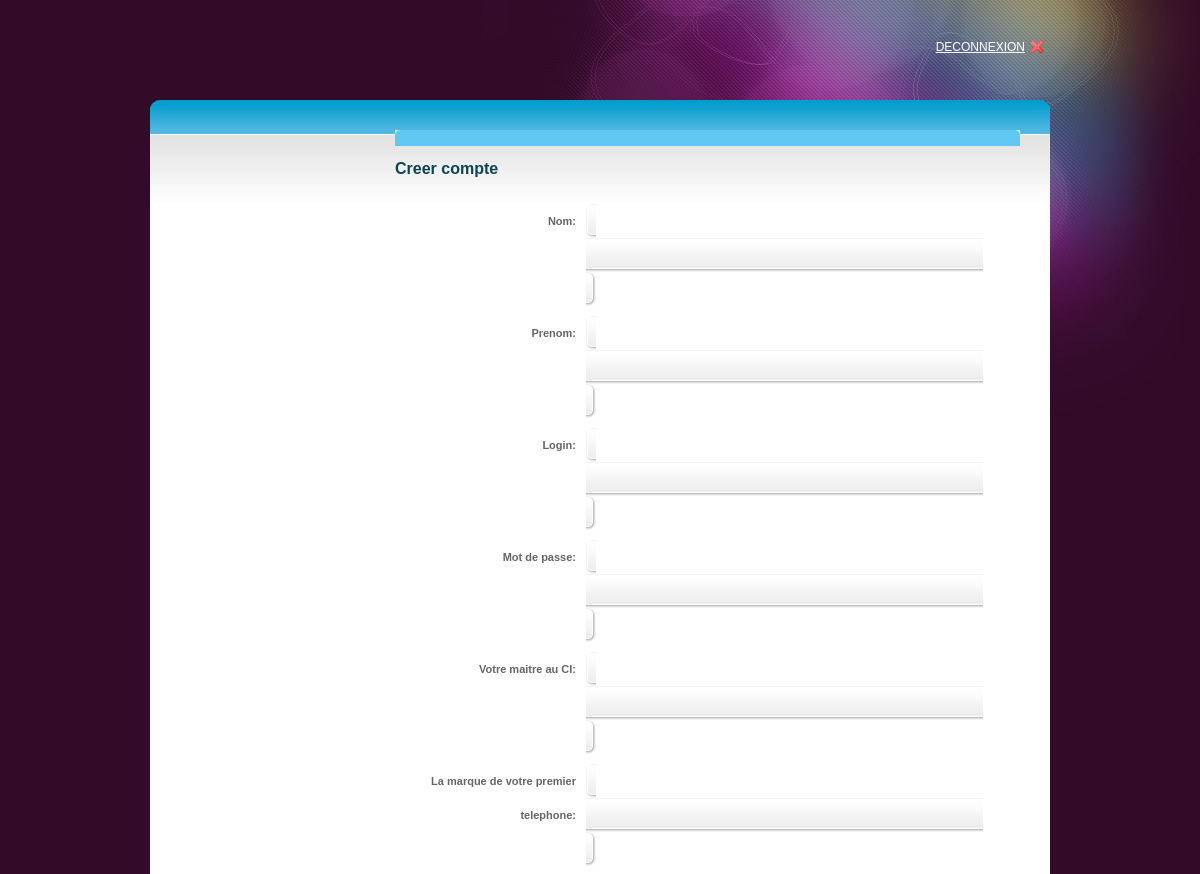
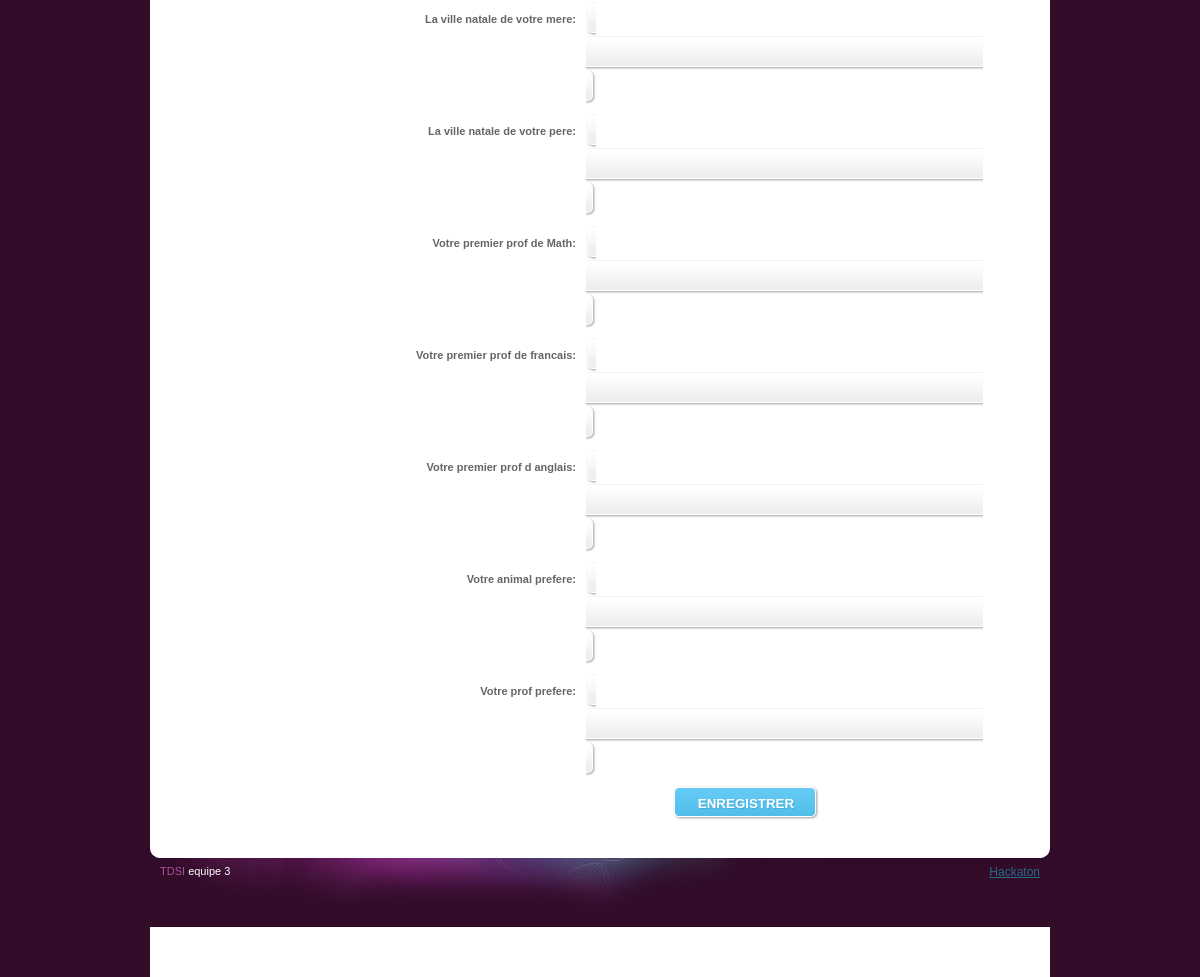
The page /defi/inscription.php on the database its author committed (2 pictures, top to bottom).
### tables this page shows
CREATE TABLE IF NOT EXISTS `question` (
  `idq` int(11) NOT NULL AUTO_INCREMENT,
  `libelle` text NOT NULL,
  PRIMARY KEY (`idq`)
);

### defi/inscription.php (the view, shortened to what this page needs)
<?php
$sql_part="select * from question";
$query_part=mysql_query($sql_part) or die(mysql_error());
?>
<!DOCTYPE html PUBLIC "-//W3C//DTD XHTML 1.0 Transitional//EN" "http://www.w3.org/TR/xhtml1/DTD/xhtml1-transitional.dtd">
<html xmlns="http://www.w3.org/1999/xhtml">
<head>
<link rel="stylesheet" type="text/css" href="style.css" />
<link rel="stylesheet" type="text/css" media="all" href="niceforms-default.css" />
</head>
<body>
<div id="main_container">
	<div class="header">
    <div class="right_header"><a href="sortie.php" class="logout">DECONNEXION</a></div>
    </div>
    <div class="main_content">
		<div class="center_content">
			<div class="left_content">
			</div>
			<div class="right_content">
			<table id="rounded-corner" summary="2007 Major IT Companies' Profit">
			<thead>
				<tr>
					<th scope="col" class="rounded-company"></th>
					<th scope="col" class="rounded"></th>
					<th scope="col" class="rounded"></th>
					<th scope="col" class="rounded"></th>
					<th scope="col" class="rounded"></th>
					<th scope="col" class="rounded"></th>
					<th scope="col" class="rounded-q4"></th>
				</tr>
			</thead>
		</table>
         <h2><strong>Creer compte</strong></h2>
		<div class="form">
        <form action="ajoutuser.php" method="post" name="formulaire" class="niceform" onsubmit="return verification();">
            <fieldset>
				<dl><dt><label for="email">Nom:</label></dt>
                        <dd><input type="text" name="nom" id="" size="54" /></dd>
                    </dl>
				<dl><dt><label for="">Prenom:</label></dt>
                        <dd><input type="text" name="prenom" id="" size="54" /></dd>
                    </dl>
				<dl><dt><label for="email">Login:</label></dt>
                        <dd><input type="text" name="login" id="" size="54" /></dd>
                    </dl>
				<dl><dt><label for="email">Mot de passe:</label></dt>
                        <dd><input type="password" name="mdp" id="" size="54" /></dd>
				</dl>
                <?php
					while($part=mysql_fetch_object($query_part))
					{
					echo"
							<tr>
						";   ?>
				<?php  echo" </td>
				<dl><dt><label for='email'>$part->libelle:</label></dt>
				<dd><input type='text' name='$part->idq'  size='54' /></dd>
				</tr>";}?>
                <dl class="submit">
                    <input type="submit" name="submit" id="submit" value="ENREGISTRER" />
                </dl>
            </fieldset>
			</form>
		</div>
			</div>
		</div>
		<div class="footer">
    	<div class="left_footer">TDSI <a href="">equipe 3</a></div>
    	<div class="right_footer"><a href="http://3scs.net/fr/hackaton/"><img />Hackaton</a></div>
		</div>
	</div>
</div>
</body>
</html>

### defi/style.css (style rules this page uses)
body { background:url(images/bg.jpg) no-repeat center top #310b28; font-family:Arial, Helvetica, sans-serif; padding:0; font-size:12px; margin:0 auto; color: #0e4354; }
a { color:#256c89; }
h2 { font-size:16px; color:#0e4354; font-weight:normal; padding:0px 0 10px 0; margin:0px; clear:both; }
#main_container { margin:0 auto; width:900px; padding:0px 0 0px 0; }
.header { width:900px; height:100px; }
.right_header { width:350px; float:right; text-align:right; color:#FFFFFF; padding:40px 0 0 0; }
.right_header a { margin:0 5px 0 5px; text-decoration:underline; color:#FFFFFF; }
.right_header a.logout { background:url(images/user_logout.png) no-repeat right; padding-right:20px; }
.main_content { margin:0 auto; width:900px; height:auto; padding:0px 0 50px 0; background:url(images/menu_bg.jpg) no-repeat center top #fff; }
.footer { width:900px;height:87px;background:url(images/footer_bg.jpg) no-repeat center top; }
.left_footer { float:left;padding:25px 0 0 10px;color:#a8549b;font-size:11px; }
.left_footer a { color:#FFFFFF;text-decoration:none; }
.right_footer { float:right;padding:25px 10px 0 0; }
.center_content { clear:both; }
.left_content { width:195px; float:left; padding:30px 0 0 20px; }
.right_content { width:625px; float:left; padding:30px 0 0 30px; }
#rounded-corner { margin:0px; width:625px; text-align: left; border-collapse: collapse; }
#rounded-corner thead th.rounded-company { width:26px; background: #60c8f2 url('images/left.jpg') left top no-repeat; }
#rounded-corner thead th.rounded-q4 { background: #60c8f2 url('images/right.jpg') right top no-repeat; }
#rounded-corner th { padding: 8px; font-weight: normal; font-size: 13px; color: #039; background: #60c8f2; }

### defi/niceforms-default.css (style rules this page uses)
.form { width:600px; float:left; clear:both; }
fieldset { border:none; clear:both; }
label { font-size:11px; font-weight:bold; color:#666; }
dl { clear:both; width:600px; }
dl.submit { clear:both; width:500px; text-align:center; padding:0 0 0 90px; }
dt { float:left; text-align:right; width:170px; line-height:34px; padding:0 10px 10px 0; }
dd { float:left; width:400px; margin:0 0 10px 0; }
.NFText { border:none; vertical-align:middle; font:12px/15px Arial, Helvetica, sans-serif; background:none; float:left; }
.NFButton { width:auto; height:34px; padding:0 15px; font-weight:bold; background:url(img/button.gif) repeat-x 0 0; cursor:pointer; border:none;color:#FFFFFF; text-shadow:1px 1px #45add8;vertical-align:middle; }
select, input, textarea, button { outline:none; resize:none; }

### rows shown on the page
question: libelle "Votre maitre au CI"
question: libelle "La marque de votre premier telephone"
question: libelle "La ville natale de votre mere"
question: libelle "La ville natale de votre pere"
question: libelle "Votre premier prof de Math"
question: libelle "Votre premier prof de francais"
question: libelle "Votre premier prof d anglais"
question: libelle "Votre animal prefere"
question: libelle "Votre prof prefere"
